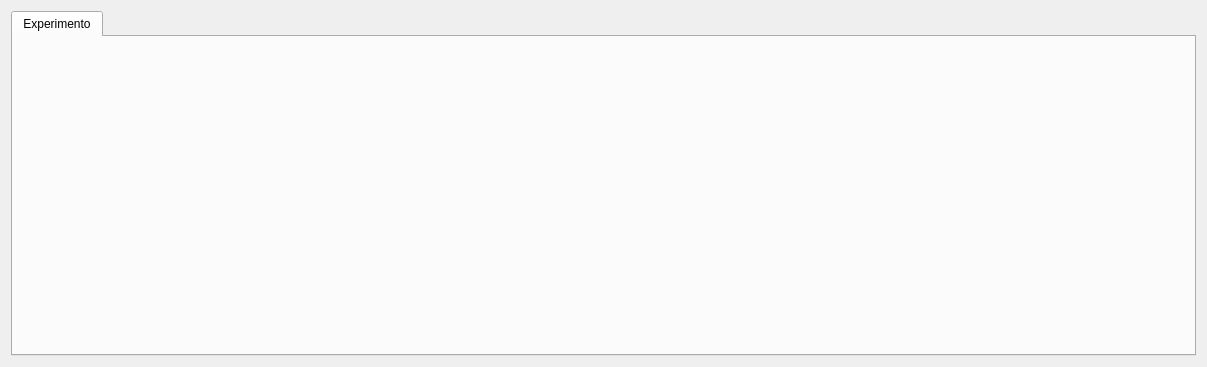
        <widget class="QWidget" name="performancePage">
         <property name="geometry">
          <rect>
           <x>0</x>
           <y>0</y>
           <width>1207</width>
           <height>367</height>
          </rect>
         </property>
         <attribute name="label">
          <string>Rendimiento</string>
         </attribute>
         <layout class="QVBoxLayout" name="performancePageVLayout">
          <item>
           <widget class="QTabWidget" name="performanceTabWidget">
            <property name="currentIndex">
             <number>0</number>
            </property>
            <widget class="QWidget" name="expPerformanceTab1">
             <attribute name="title">
              <string>Experimento</string>
             </attribute>
             <layout class="QHBoxLayout" name="expPerformanceTab1HLayout" stretch="9">
              <item>
               <widget class="QWidget" name="graphicPerformanceWidget" native="true">
                <layout class="QVBoxLayout" name="graphicPerformanceWidgetVLayout">
                 <property name="spacing">
                  <number>0</number>
                 </property>
                 <property name="leftMargin">
                  <number>0</number>
                 </property>
                 <property name="topMargin">
                  <number>0</number>
                 </property>
                 <property name="rightMargin">
                  <number>0</number>
                 </property>
                 <property name="bottomMargin">
                  <number>0</number>
                 </property>
                 <item>
                  <layout class="QVBoxLayout" name="graphicPerformanceVLayout">
                   <property name="spacing">
                    <number>0</number>
                   </property>
                  </layout>
                 </item>
                </layout>
               </widget>
              </item>
             </layout>
            </widget>
           </widget>
          </item>
         </layout>
        </widget>
